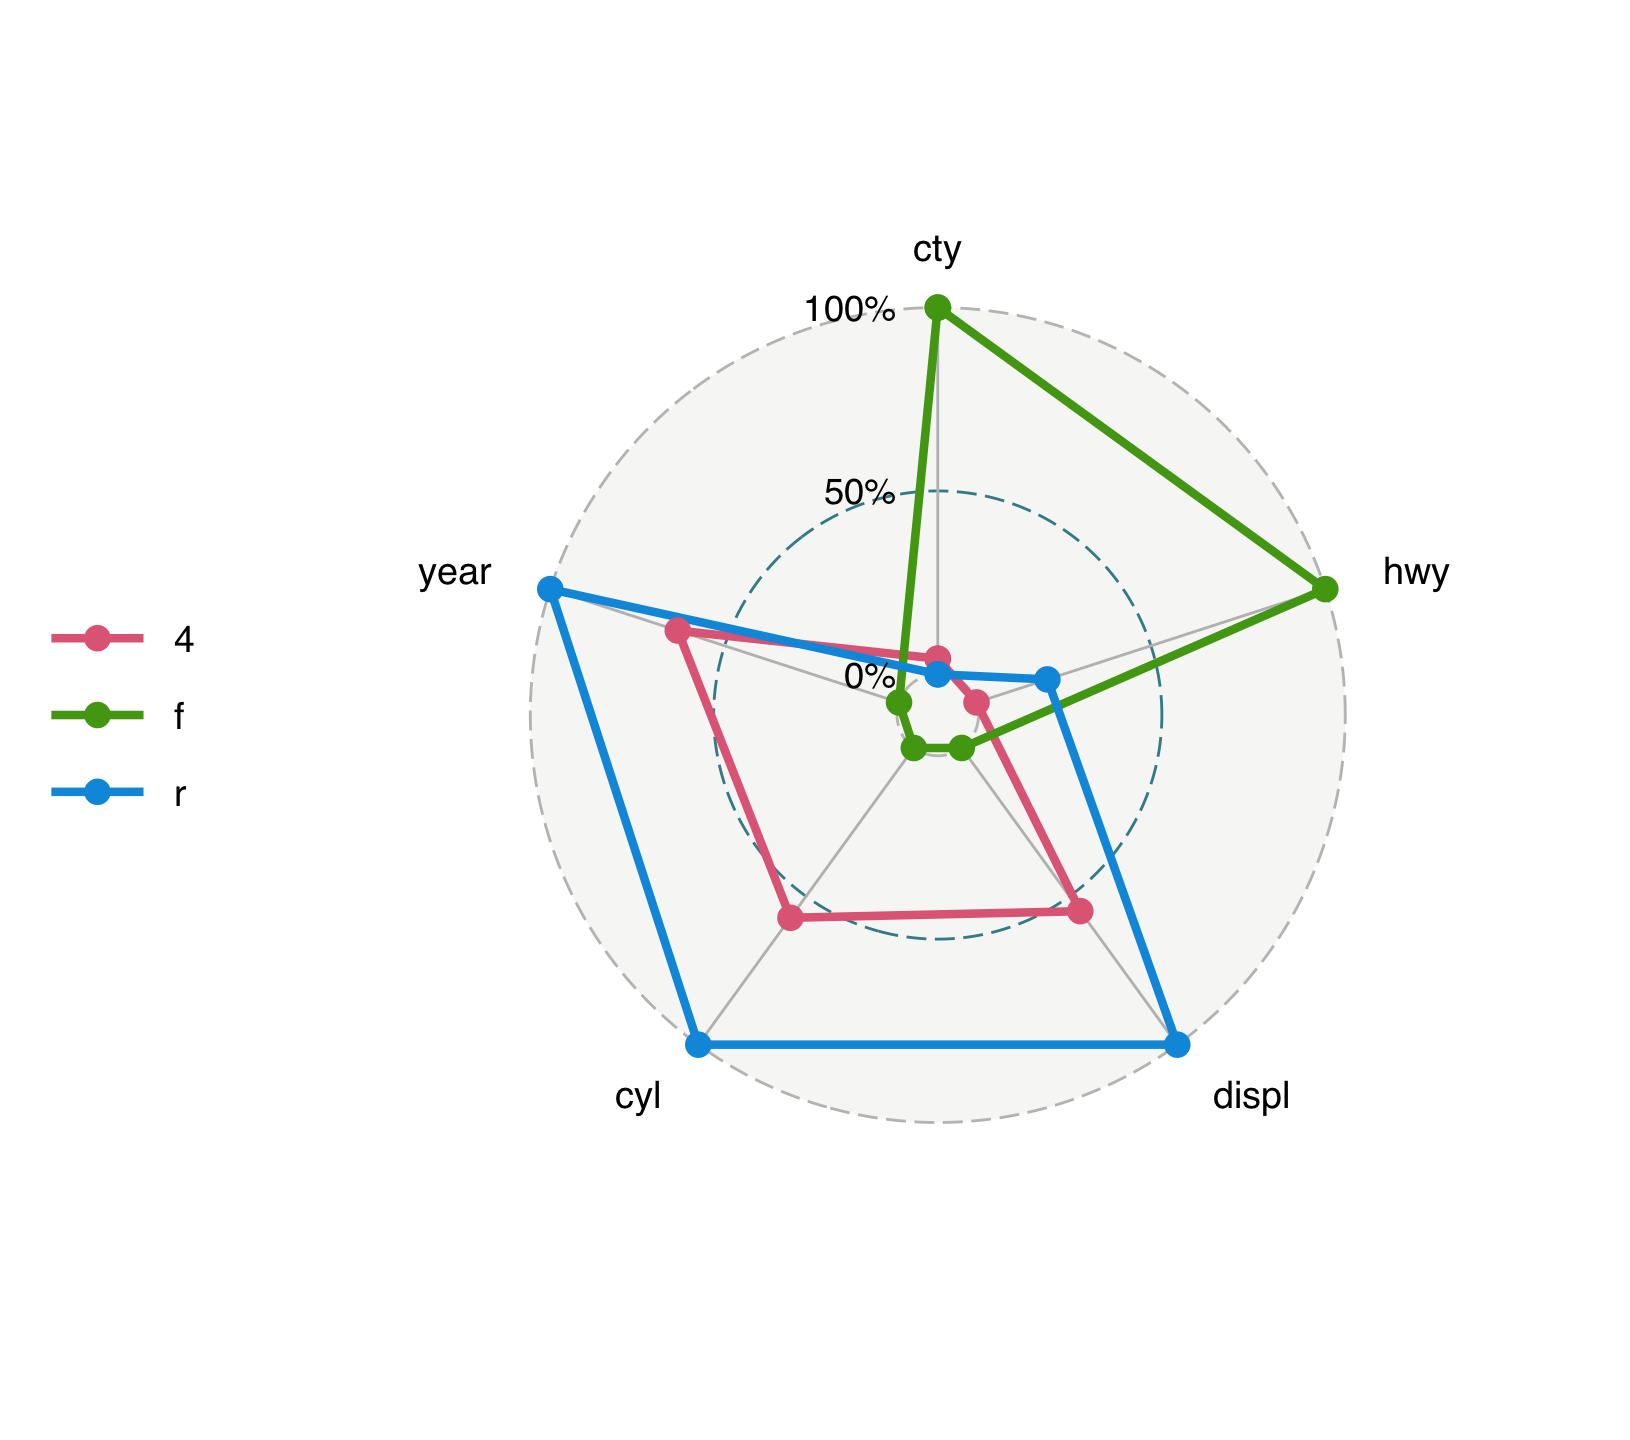

Here is the R script that generated this plot:
#24-0816 fri 22:35

#ggradar() #nord()


#
library(nord)
library(colorspace)
mtcars |> 
  rownames_to_column('cars') |> 
  mutate_at(vars(-cars),scales::rescale) |> 
  tail(2) |> 
  ggradar::ggradar() +
  #scale_color_nord(palette = 'frost') +
  scale_color_discrete_qualitative(palette = 'Dark 2')

nord_palettes

#
library(colorspace)
colorspace::hcl_palettes(plot = T)


#
mpg |> 
  group_by(drv) |> 
  reframe(cty = mean(cty),
          hwy = mean(hwy),
          displ = mean(displ),
          cyl = mean(cyl),
          year = mean(year)) |> 
  mutate_at(vars(-drv),scales::rescale) |> 
  ggradar::ggradar(group.point.size = 4) +
  scale_color_discrete_qualitative(palette = 'Dark 3')
